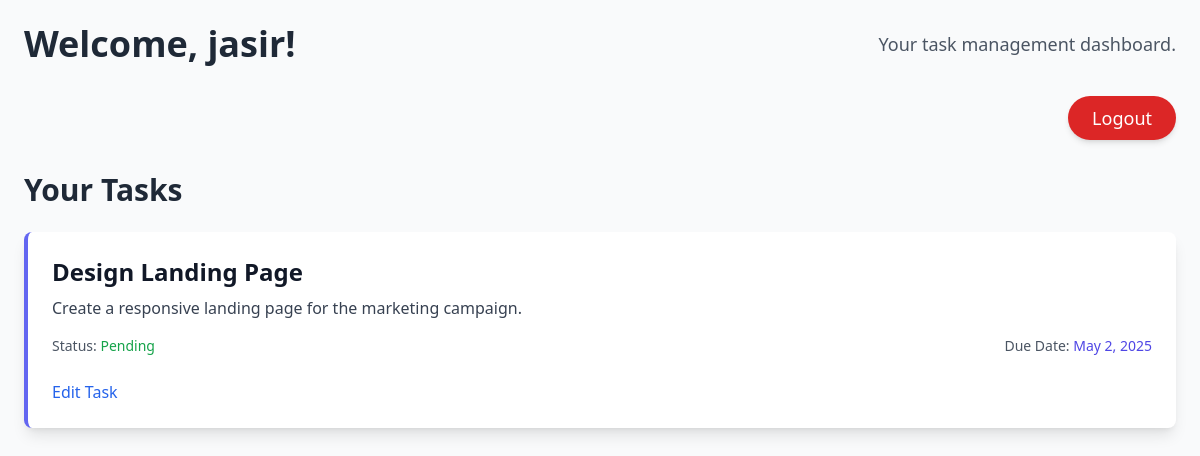
The page /tasks/dashboard/user/ (signed in) on the database as committed earlier.
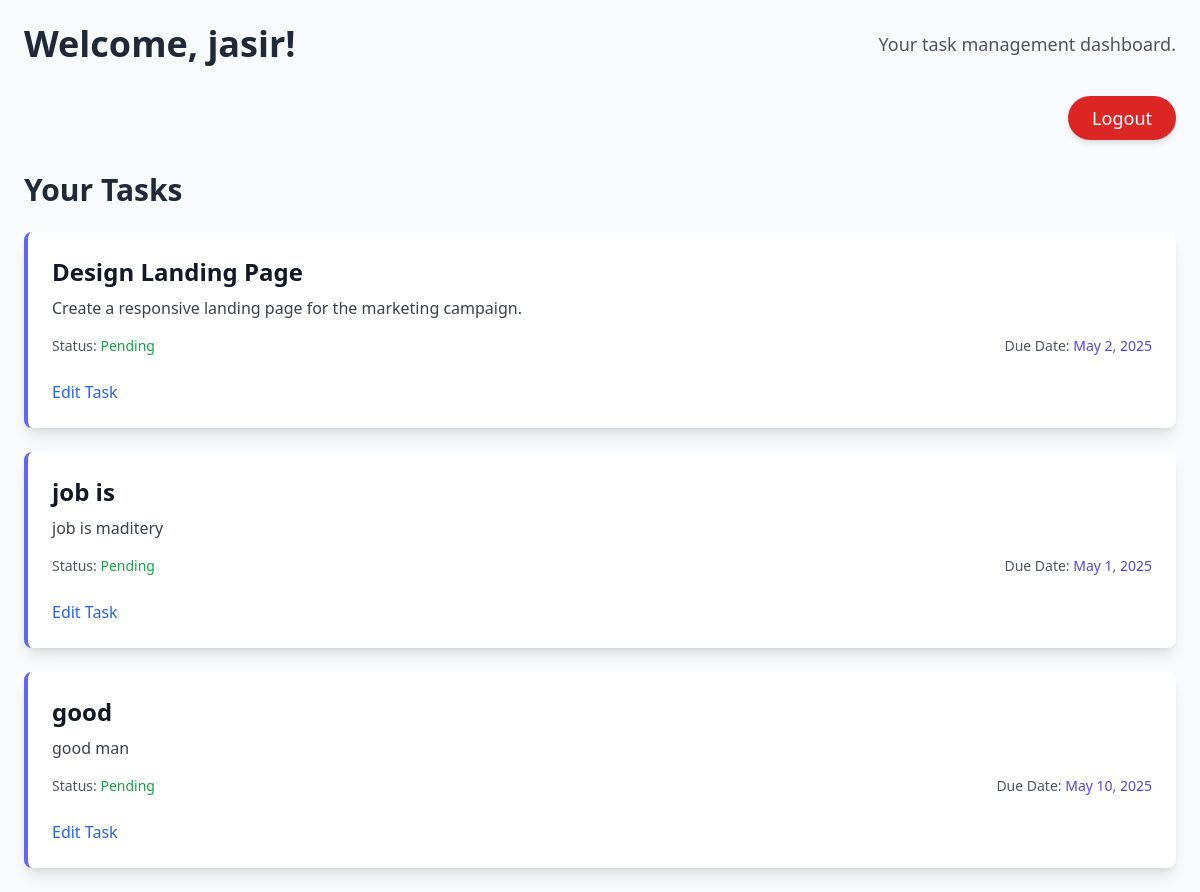
The same page on the database as committed later.
### tasks/models.py (models this page shows, shortened)
class Task(models.Model):
    STATUS_CHOICES = (
        ('PENDING', 'Pending'),
        ('IN_PROGRESS', 'In Progress'),
        ('COMPLETED', 'Completed'),
    )
    title = models.CharField(max_length=255)
    description = models.TextField()
    assigned_to = models.ForeignKey(
        settings.AUTH_USER_MODEL, related_name='tasks', on_delete=models.CASCADE,
        limit_choices_to={'role': 'USER'}
    )
    due_date = models.DateField()
    status = models.CharField(max_length=20, choices=STATUS_CHOICES, default='PENDING')
    completion_report = models.TextField(blank=True, null=True)
    worked_hours = models.PositiveIntegerField(blank=True, null=True)
    created_at = models.DateTimeField(auto_now_add=True)

### tasks/views.py (the view)
# urls.py: path("dashboard/user/", user_dashboard, name="user-dashboard"),
@login_required
def user_dashboard(request):
    tasks = Task.objects.filter(assigned_to=request.user)
    return render(request, 'dashboard_user.html', {'tasks': tasks})

### templates/dashboard_user.html (shortened to what this page needs)
<!DOCTYPE html>
<html lang="en">
<head>
  <script src="https://cdn.tailwindcss.com"></script>
</head>
<body class="bg-gray-50 text-gray-900 font-sans">
  <div class="max-w-7xl mx-auto p-6">
    <header class="flex justify-between items-center mb-8">
      <h1 class="text-4xl font-extrabold text-gray-800">Welcome, {{ request.user.username }}!</h1>
      <p class="text-lg text-gray-600">Your task management dashboard.</p>
    </header>
    <div class="text-right mb-8">
      <form action="{% url 'logout' %}" method="post">
        <button type="submit" class="bg-red-600 text-white py-2 px-6 rounded-full hover:bg-red-700 transition duration-300 text-lg font-medium shadow-md">
          Logout
        </button>
      </form>
    </div>
    <section>
      <h2 class="text-3xl font-semibold text-gray-800 mb-6">Your Tasks</h2>
      <div class="space-y-6">
        {% for task in tasks %}
          <div class="bg-white p-6 rounded-lg shadow-lg hover:shadow-2xl transition duration-300 border-l-4 border-indigo-500">
            <h3 class="text-2xl font-semibold text-gray-900">{{ task.title }}</h3>
            <p class="text-gray-700 mt-2">{{ task.description }}</p>
            <div class="mt-4 flex items-center justify-between">
              <p class="text-sm text-gray-600">Status: <span class="font-medium text-green-600">{{ task.get_status_display }}</span></p>
              <p class="text-sm text-gray-600">Due Date: <span class="font-medium text-indigo-600">{{ task.due_date }}</span></p>
            </div>
            <div class="mt-6 flex justify-between items-center">
              <a href="{% url 'user-edit-task' task.id %}" class="text-blue-600 hover:text-blue-800 font-medium transition duration-300">Edit Task</a>
            </div>
          </div>
        {% empty %}
          <p class="text-gray-600">You have no tasks assigned at the moment. Start by adding a new one.</p>
        {% endfor %}
      </div>
    </section>
  </div>
</body>
</html>

Rows that differ between the two databases and show on the page:
added Task: title "job is", description "job is maditery", status "Pending", due_date "May 1, 2025"
added Task: title "good", description "good man", status "Pending", due_date "May 10, 2025"
